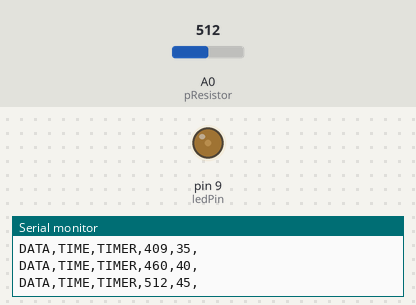
A sketch run on a simulated Arduino Uno, built with avr-gcc and run on an emulated ATmega328P. On the bench: output pins drawn as LEDs (lit = HIGH), the last lines printed to the serial monitor. The test bench sets the inputs (shaded band); at power-on: A0 (pResistor) = 512. At 7.6 s the program stops and its outputs stay as they are.

Above: at 1.37 s.
At 2.62 s:
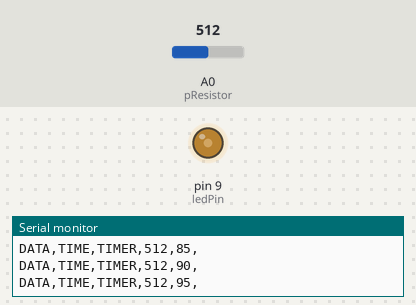
At 4.0 s:
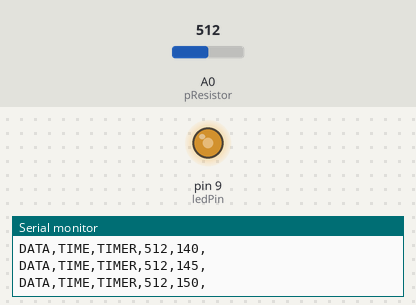
At 6.6 s:
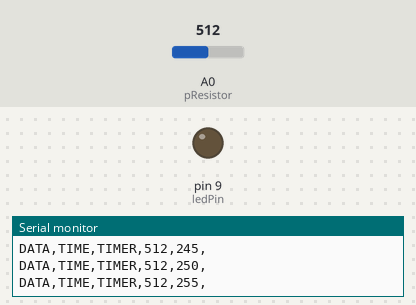
Timing chart, 0 to 8.1 s (numbered marks = the images above):
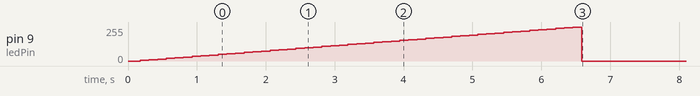

Measured:
- by itself, pin 9 (ledPin): rises from 0/255 to 255/255 in 6.3 s, then falls to 0/255 in 0.13 s

The sketch:

moving_average_test.ino
```cpp
/*
  Original: Michalis Vasilakis    // Date: 8/06/2015 // www.ardumotive.com
  Added:  [Arduino Fade Sample Code - public domain] // https://www.arduino.cc/en/Tutorial/BuiltInExamples/Fade
  Added:  [Moving Avg Sample Code - public domain]   // https://www.arduino.cc/en/Tutorial/BuiltInExamples/Smoothing
  Edited: Juan Banchs             // Date: 5/16/2021 // http://juanbanchs.webflow.io/
*/

//Constants
const int pResistor = A0; // Photoresistor at Arduino analog pin A0
const int ledPin = 9; // Led pin at Arduino pin 9
const int PHOTORESISTOR_THRESHOLD = 700; // Change this until its sensitive enough (0-1023)
const int TIME_DELAY = 125; // In miliseconds
const int NUMBER_OF_LOOPS = 1; // Number of repeats to do

//Variables
int pResistor_value; // Store value from photoresistor (0-1023)
int brightness = 0;  // how bright the LED is (0-255)
int fadeAmount = 5;  // how many points to fade the LED by
int loop_count = 0;  // Loop counter

// For Moving average
const int numReadings = 10;

int readings[numReadings];      // The readings from the analog input
int readIndex = 0;              // The index of the current reading
int total = 0;                  // The running total
int average = 0;                // The average

// Code
void setup() {
  // Communication Setup:
  // analogReadResolution(12); // If we are using Arduino DUE => Use maximum bit rate.
  // Otherwise, max is automatically used
  Serial.begin(9600); // Acceptable value

  // Pin Setup:
  pinMode(ledPin, OUTPUT);  // Set lepPin - 9 pin as an output
  pinMode(pResistor, INPUT);// Set pResistor - A0 pin as an input (optional)

  // Moving average Setup: Initialize all the readings to 0
  for (int thisReading = 0; thisReading < numReadings; thisReading++) {
    readings[thisReading] = 0;
  }

  // PLX-DAQ Setup:
  Serial.println("CLEARDATA"); // Clears up any data left from previous projects
  // Always write "LABEL," then "column headers"
  Serial.println("LABEL, Real Time, Time since Start, Photoresistor Measurement, Brightness (Digital Output)");
  // Serial.println(", Other Measurement"); // If you need any other measurements
  Serial.println("RESETTIMER"); // Resets timer to 0
}

void loop() {

  // Set the brightness of LED:
  analogWrite(ledPin, brightness);

  // Delay so that the photoresistor has
  // time to change:
  delay(TIME_DELAY);

  // Read new photoresistor value:
  pResistor_value = analogRead(pResistor);

  calculate_average();

  // Send the value to PLX-DAQ
//  send_value(pResistor_value);
  send_value(average);

  // Prepare next loop:
  // Change the brightness for next time
  // through the loop
  brightness = brightness + fadeAmount;

  // Check the loop number
  if (brightness == 260){
    loop_count = loop_count+1;
    brightness = 0;
    analogWrite(ledPin, brightness);
    delay(1000);

    // Exit after desired number of repeats
    if (loop_count == NUMBER_OF_LOOPS)
    {exit(0);}
  }
}


void send_value(int value_to_be_sent)
{
    // Write to PLX-Daq (Excel)
    // Current Time, Time since start
    Serial.print("DATA,TIME,TIMER,");
    Serial.print(value_to_be_sent); Serial.print(",");
    Serial.print(brightness); Serial.print(",");
    // If you need any other measurements
    // int Adata = 3; Serial.print(Adata);
    Serial.println(); // Move to next row
}

void calculate_average() {
  // subtract the last reading:
  total = total - readings[readIndex];
  // read from the sensor:
  readings[readIndex] = pResistor_value;
  // add the reading to the total:
  total = total + readings[readIndex];
  // advance to the next position in the array:
  readIndex = readIndex + 1;

  // if we're at the end of the array...
  if (readIndex >= numReadings) {
    // ...wrap around to the beginning:
    readIndex = 0;
  }

  // calculate the average:
  average = total / numReadings;
}
```
